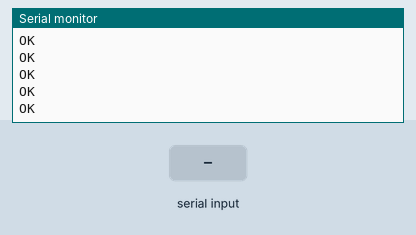
The sketch below on a simulated Arduino Uno, built with avr-gcc and run on an emulated ATmega328P. On the bench: the last lines printed to the serial monitor. Inputs (shaded band) come from the test bench. The modem accepts every AT command (registered, SIM ready, sends succeed) and sends nothing else.

Above: at 4.7 s.
4.8 s: "1" received over the second serial link
At 5.5 s:
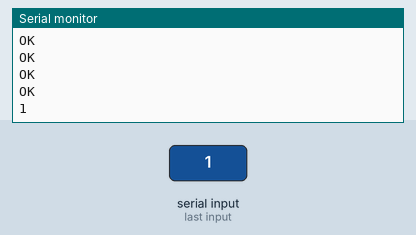
6.5 s: "0" received over the second serial link
At 7.0 s:
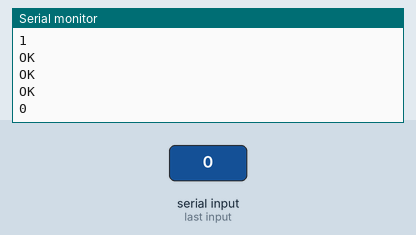

Measured:
- after the input at 4.8 s, the serial monitor: prints a new line after 0.28 s (image 1)
- after the input at 6.5 s, the serial monitor: prints a new line after 0.12 s (image 2)

The sketch:

receive_sms.ino
```cpp
#include <SoftwareSerial.h>

#define trigPin 11
#define echoPin 12

long duration;
int distance;
//Create software serial object to communicate with A6
SoftwareSerial mySerial(9,8); //A6 Tx & Rx is connected to Arduino #7 & #5
// int led_red = 7;
// int led_green = 8;
// int buzzer = 5;
void setup()
{
  // pinMode(led_red,OUTPUT);
  // pinMode(led_green,OUTPUT);
  // pinMode(buzzer,OUTPUT);

  // pinMode(trigPin, OUTPUT);
  // pinMode(echoPin, INPUT);
  // digitalWrite(led_red,LOW);
  // digitalWrite(led_green,LOW);
  // digitalWrite(buzzer,LOW);


  //Begin serial communication with Arduino and Arduino IDE (Serial Monitor)
  Serial.begin(9600);

  //Begin serial communication with Arduino and A6
  mySerial.begin(9600);

  Serial.println("Initializing...");
  delay(2000);

  mySerial.println("AT"); //Once the handshake test is successful, it will back to OK
  updateSerial();

  mySerial.println("AT+CMGF=1"); // Configuring TEXT mode
  updateSerial();
  mySerial.println("AT+CNMI=1,2,0,0,0"); // Decides how newly arrived SMS messages should be handled
  updateSerial();
}

void loop()
{

  mySerial.println("AT"); //Once the handshake test is successful, it will back to OK
  updateSerial();

  mySerial.println("AT+CMGF=1"); // Configuring TEXT mode
  updateSerial();
  mySerial.println("AT+CNMI=1,2,0,0,0"); // Decides how newly arrived SMS messages should be handled
  updateSerial();


  // digitalWrite(trigPin, LOW);
  // delayMicroseconds(5);
  // // Trigger the sensor by setting the trigPin high for 10 microseconds:
  // digitalWrite(trigPin, HIGH);
  // delayMicroseconds(10);
  // digitalWrite(trigPin, LOW);
  // // Read the echoPin, pulseIn() returns the duration (length of the pulse) in microseconds:
  // duration = pulseIn(echoPin, HIGH);
  // // Calculate the distance:
  // distance = duration * 0.034 / 2;
  // // Print the distance on the Serial Monitor (Ctrl+Shift+M):
  // Serial.print("Distance = ");
  // Serial.print(distance);
  // Serial.println(" cm");
  // delay(50);

  // if(distance<=20){
  //   digitalWrite(led_red,HIGH);
  //   digitalWrite(led_green,LOW);
  //   digitalWrite(buzzer,HIGH);
  //   mySerial.println("AT"); //Once the handshake test is successful, it will back to OK
  // updateSerial();
  // mySerial.println("AT+CMGF=1"); // Configuring TEXT mode
  // updateSerial();
  // mySerial.println("AT+CMGS=\"XXXXXXXX\"");//change ZZ with country code and xxxxxxxxxxx with phone number to sms
  // updateSerial();
  // mySerial.print("One person detected"); //text content
  // updateSerial();
  // mySerial.write(26);
  // }
  // delay(5000);
}

void updateSerial()
{
  delay(500);
  while (Serial.available())
  {
    mySerial.write(Serial.read());//Forward what Serial received to Software Serial Port
  }
  while(mySerial.available())
  {
    Serial.write(mySerial.read());//Forward what Software Serial received to Serial Port
  }
}
```
